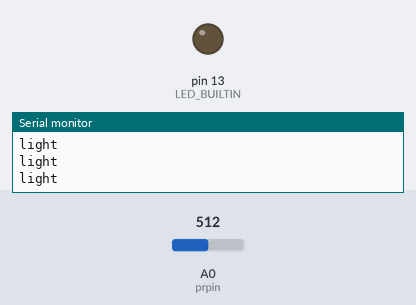
This sketch was run on a simulated Arduino Uno, built with avr-gcc and run on an emulated ATmega328P. Parts: output pins drawn as LEDs (lit = HIGH), the last lines printed to the serial monitor. Inputs (shaded band) come from the test bench; at power-on: A0 (prpin) = 512.

Above: at 1.2 s.
1.3 s: A0 (prpin) set to 11
2.8 s: A0 (prpin) set to 8
At 3.5 s:
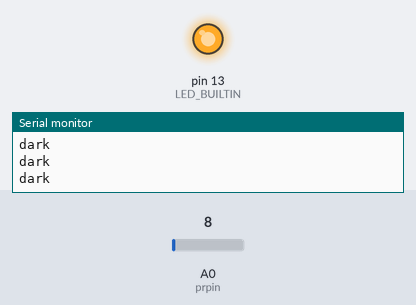
Timing chart, 0 to 5.8 s (numbered marks = the images above; inputs shaded):
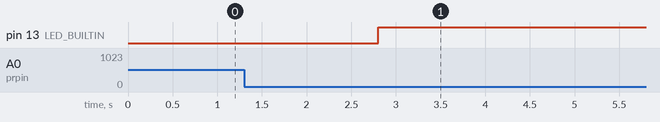

The sketch:

led_strip_photoresistor.ino
```cpp
const int prpin = 0;

const int trigger_val = 10;

// the setup function runs once when you press reset or power the board
void setup() {
  Serial.begin(9600);
  pinMode(LED_BUILTIN, OUTPUT);
}

// the loop function runs over and over again forever
void loop() {
  int val = analogRead(prpin);

  if (val < trigger_val) {
    digitalWrite(LED_BUILTIN, HIGH);
    Serial.println("dark");
  } else {
    digitalWrite(LED_BUILTIN, LOW);
    Serial.println("light");
  }
}
```

Measured:
- the behaviour switches between 10 and 9 on A0 (prpin) (found by bisection; images 0 and 1)
- after the input at 2.8 s, pin 13 (LED_BUILTIN): LOW → HIGH at once
